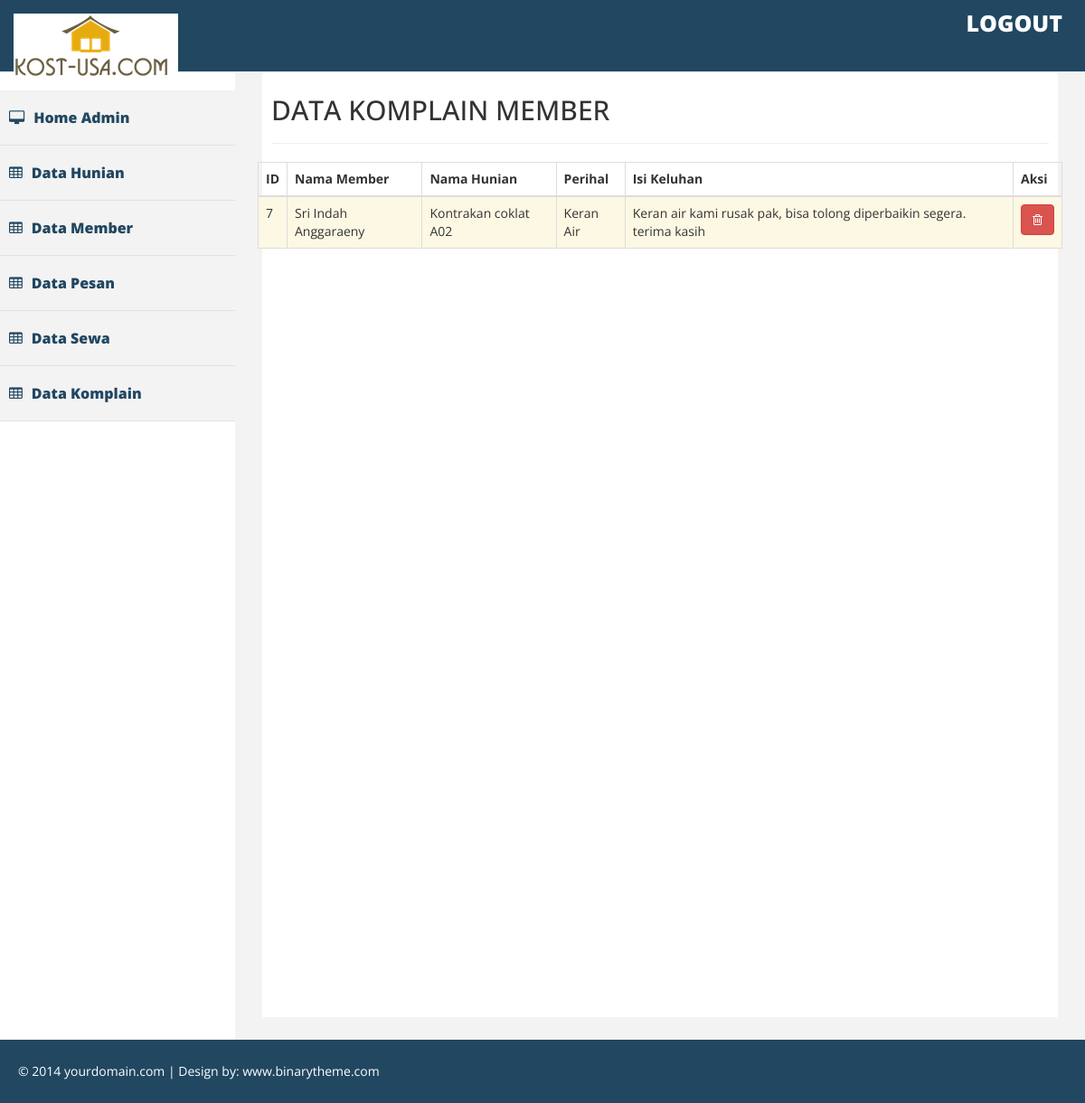
The page /index.php/komplain on the database its author committed.
### tables this page shows
CREATE TABLE `komplain` (
  `id_komplain` int(15) NOT NULL,
  `id_member` int(15) NOT NULL,
  `id_hunian` int(15) NOT NULL,
  `perihal` varchar(100) NOT NULL,
  `isi` varchar(100) NOT NULL
);

CREATE TABLE `member` (
  `id_member` int(15) NOT NULL,
  `nama_member` varchar(200) NOT NULL,
  `pass_member` varchar(200) NOT NULL,
  `email_member` varchar(200) NOT NULL,
  `status` varchar(200) NOT NULL,
  `nohp` varchar(200) NOT NULL,
  `alamat_member` varchar(200) NOT NULL
);

CREATE TABLE `hunian` (
  `id_hunian` int(15) NOT NULL,
  `nama_hunian` varchar(100) NOT NULL,
  `jenis_hunian` varchar(100) NOT NULL,
  `deskripsi_hunian` text NOT NULL,
  `status_hunian` varchar(100) NOT NULL,
  `harga_hunian` int(15) NOT NULL,
  `gambar` varchar(300) NOT NULL
);

### application/controllers/Komplain.php (called while the page is built, shortened)
<?php
class Komplain extends CI_Controller
{
	function __construct()
	{
		$this->load->model('Komplain_model');
		$this->load->model('Member_model');
		$this->load->model('Hunian_model');
	}
	function index()
	{
		$data['komplain'] = $this->Komplain_model->ambil_data();
		$this->load->view('Admin/Komplain_list',$data);
	}
}
 ?>

### index.php (called while the page is built, shortened)
<?php
require_once BASEPATH.'core/CodeIgniter.php';

### application/models/Komplain_model.php (called while the page is built, shortened)
<?php
class Komplain_model extends CI_Model
{
	function ambil_data()
	{
		$this->db->select('komplain.id_komplain, member.nama_member, hunian.nama_hunian, komplain.perihal, komplain.isi');
        $this->db->from('komplain');
        $this->db->join('member', 'komplain.id_member = member.id_member');
        $this->db->join('hunian', 'komplain.id_hunian = hunian.id_hunian');
		$query = $this->db->get();
		return $query->result();
	}
}
 ?>

### application/views/Admin/Komplain_list.php (the view, shortened to what this page needs)
 <div id="page-wrapper" >
    <div id="page-inner">
      <div class="row">
        <div class="col-lg-12">
           <h2>DATA KOMPLAIN MEMBER</h2>
           <hr>
       </div><?=$this->session->flashdata('komplain')?>
   </div>
	<div class="row">
		<table id="example" class="table table-striped table-bordered">
			<thead>
				<tr>
					<th>ID</th>
					<th>Nama Member</th>
					<th>Nama Hunian</th>
					<th>Perihal</th>
					<th>Isi Keluhan</th>
					<th>Aksi</th>
				</tr>
			</thead>
			<tbody>
				<?php foreach ($komplain as $key => $value) { ?>
				<tr class="warning">
					<td><?php echo $value->id_komplain; ?></td>
					<td><?php echo $value->nama_member; ?> </td>
					<td><?php echo $value->nama_hunian; ?></td>
					<td><?php echo $value->perihal; ?></td>
					<td><?php echo $value->isi; ?></td>
					<td>
						<a href="<?php echo site_url('Komplain/delete/'.$value->id_komplain); ?>"
							class="btn btn-danger">
							<i class="fa fa-trash-o"></i>
						</a>
					</td>
				</tr>
				<?php } ?>
			</tbody>
		</table>
	</div>
</div>
</div>

### assets/admin/css/custom.css (style rules this page uses)
body { font-family: 'Open Sans', sans-serif; line-height:30px; }
#page-wrapper { padding: 15px 15px; min-height: 600px; background:#F3F3F3; }
#page-inner { width:100%; margin:10px 20px 10px 0px; background-color:#fff!important; padding:10px; min-height:1050px; }
@media (min-width:768px) { #page-wrapper { margin: 0 0 0 260px; padding: 15px 30px; min-height: 1050px; } }

### rows shown on the page
komplain: id_komplain "7", id_member.nama_member "Sri Indah Anggaraeny", id_hunian.nama_hunian "Kontrakan coklat A02", perihal "Keran Air", isi "Keran air kami rusak pak, bisa tolong diperbaikin segera. terima kasih"
